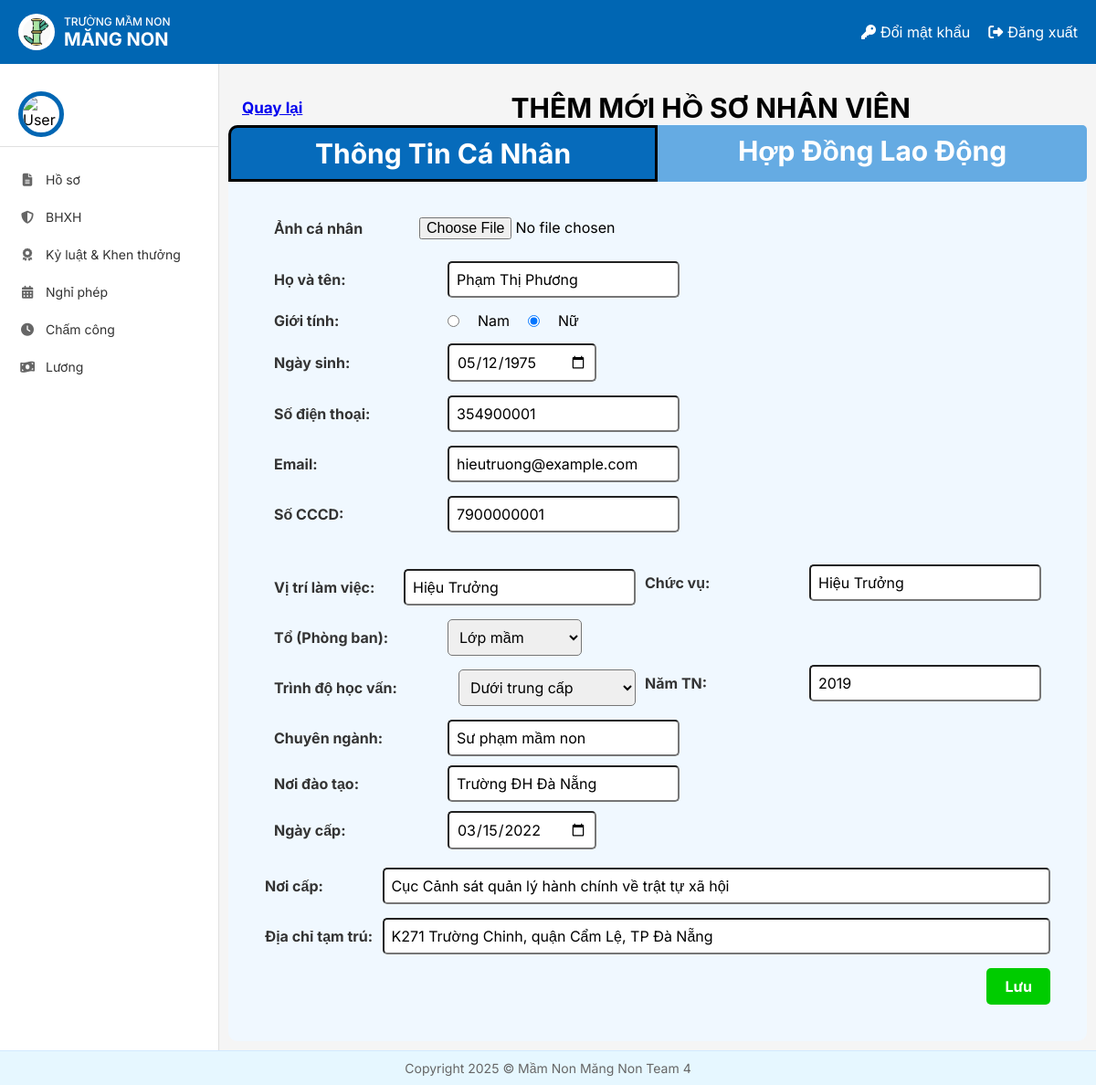
The app's page /home/chinhsuahoso/1, older data.
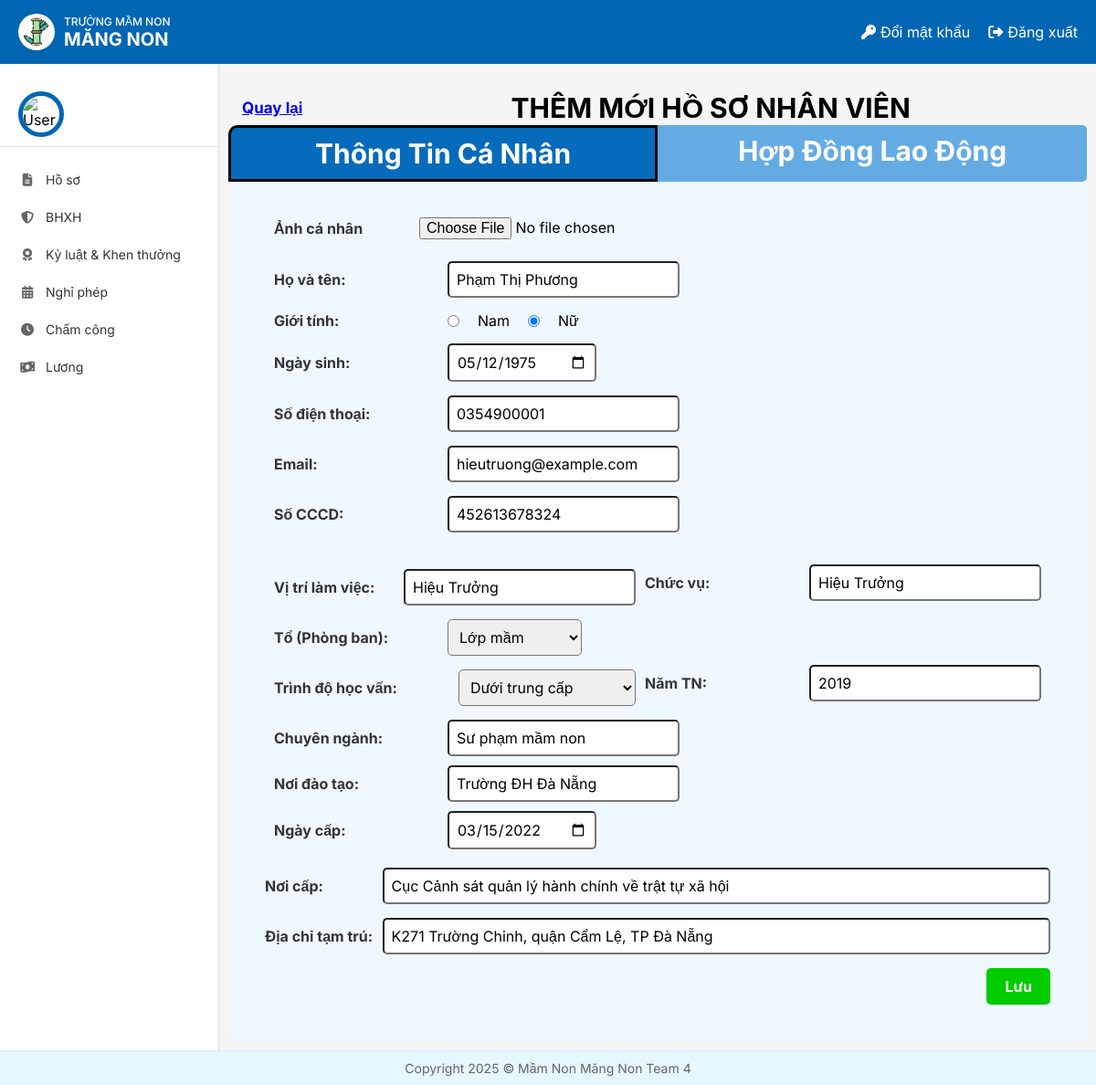
The same page, newer data.
### HOME/models.py (models this page shows, shortened)
class NhanVien(models.Model):
 user = models.OneToOneField(User, on_delete=models.CASCADE, unique=True, null=False, related_name='nhanvien_home')
 ten_nv = models.CharField(max_length=100)
 anh_ca_nhan = models.ImageField(upload_to='nhanvien/', null=True, blank=True)
 gioi_tinh = models.CharField(max_length=10, choices=[('2', 'Nam'), ('1', 'Nữ')],default='1')
 ngay_sinh = models.DateField(null=True)
 vi_tri_cong_viec = models.CharField(max_length=100, blank=True, null=True)
 to_phong_ban = models.CharField(max_length=50, choices=TO_PHONG_BAN_CHOICES)
 trinh_do_hoc_van = models.CharField(max_length=50, choices=TRINH_DO_HOC_VAN_CHOICES)
 chuyen_nganh = models.CharField(max_length=100, null=True)
 noi_dao_tao = models.CharField(max_length=100)
 nam_tn = models.IntegerField(null=True)
 ngay_cap = models.DateField(null=True)
 noi_cap = models.CharField(max_length=100)
 dia_chi_tam_tru = models.TextField(null=True)
 chuc_vu = models.CharField(max_length=150, null=True)
 so_dien_thoai = models.CharField(
     max_length=10,
     unique=True)
 email = models.EmailField(unique=True, max_length=50, null=True)
 so_cccd = models.CharField(
     max_length=12,
     unique=True
 )
 phu_caps = models.ManyToManyField(PhuCap, through='PhuCapNhanVien',blank=True)
 class Meta:
     db_table = 'HOME_nhanvien'

### HoSo/views.py (the view)
# urls.py: path('home/chinhsuahoso/<int:nhan_vien_id>', Add_Edit_ho_so, name='ChinhSuaHoSo'),
def Add_Edit_ho_so(request, nhan_vien_id = None):
    print(f"nhan_vien_id: {nhan_vien_id}")
    if nhan_vien_id is not None:
        hoso = get_object_or_404(NhanVien, pk=nhan_vien_id)
    else:
        hoso = None
    if request.method == "POST":
        form = NhanVienForm(request.POST, request.FILES, instance=hoso)
        if form.is_valid():
            nhan_vien = form.save(commit=False)
            if hoso is None:
                user = User.objects.create_user(
                    username=nhan_vien.email.split('@')[0],  # Tạo username từ email (bạn có thể tùy chỉnh)
                    email=nhan_vien.email,
                    password="defaultpassword"  # Có thể sử dụng password mặc định hoặc yêu cầu người dùng nhập
                )
                nhan_vien.user = user
                nhan_vien.save()
            else:
                nhan_vien.save()
            return redirect('themmoi_hdld', nhan_vien_id=nhan_vien.id)
        else:
            print(form.errors)
    else:
        form = NhanVienForm(instance=hoso)
    return render(request, 'HoSo/ThemMoiHoSo.html', {'form': form})

### HoSo/forms.py (shortened to what this page needs)
class NhanVienForm(forms.ModelForm):
    class Meta:
        model = NhanVien
        exclude = ['user']

### templates/HoSo/ThemMoiHoSo.html (shortened to what the changed rows need)
{% extends "home.html" %}
{% block page_background %}
<main class="content" style="    padding: 10px; width: 80%">
    <div class="ndung" style="width: 100%">
        <form method="POST" enctype="multipart/form-data">
            <div class="header-container" style="display: flex; justify-content: flex-start; align-items: center; width: 100%; margin-top: 20px;">
                <h1 class="header-title" style="color: #000000; font-size: 30px; font-weight: bold; text-align: center; margin: 0; flex-grow: 1; text-align: center;">THÊM MỚI HỒ SƠ NHÂN VIÊN</h1>
            </div>
             <div class="container mt-4" style="background-color: #f0f8ff; padding: 40px; border-radius: 10px;">
                <div class="row">
                    <div class="col-md-6 left-column" style="padding: 10px;">
                        <div class="form-group" style="display: flex; align-items: center; margin-bottom: 15px;">
                            <label for="ten_nv" style="width: 180px; font-weight: bold; font-size: 16px; color: #333; margin-right: 10px; text-align: left;">Họ và tên:</label>
                            <input type="text" class="form-control" id="ten_nv" value="{{ form.ten_nv.value }}"  name="ten_nv" style="font-size: 16px; padding: 8px; border-radius: 5px;">
                        </div>
                        <div class="form-group" style="display: flex; align-items: center; margin-bottom: 15px;">
                            <label for="ngay_sinh" style="width: 180px; font-weight: bold; font-size: 16px; color: #333; margin-right: 10px; text-align: left;">Ngày sinh:</label>
                            <input type="date" class="form-control" value="{{ form.ngay_sinh.value|date:'Y-m-d' }}" id="ngay_sinh" name="ngay_sinh" style="font-size: 16px; padding: 8px; border-radius: 5px;">
                        </div>
                        <div class="form-group" style="display: flex; align-items: center; margin-bottom: 15px;">
                            <label for="so_dien_thoai" style="width: 180px; font-weight: bold; font-size: 16px; color: #333; margin-right: 10px; text-align: left;">Số điện thoại:</label>
                            <input type="text" class="form-control" id="so_dien_thoai" value="{{ form.so_dien_thoai.value }}" name="so_dien_thoai" style="font-size: 16px; padding: 8px; border-radius: 5px;">
                        </div>
                        <div class="form-group" style="display: flex; align-items: center; margin-bottom: 15px;">
                            <label for="email" style="width: 180px; font-weight: bold; font-size: 16px; color: #333; margin-right: 10px; text-align: left;">Email:</label>
                            <input type="email" class="form-control" id="email" value="{{ form.email.value }}" name="email" style="font-size: 16px; padding: 8px; border-radius: 5px;">
                        </div>
                        <div class="form-group" style="display: flex; align-items: center; margin-bottom: 15px;">
                            <label for="so_cccd" style="width: 180px; font-weight: bold; font-size: 16px; color: #333; margin-right: 10px; text-align: left;">Số CCCD:</label>
                            <input type="so_cccd" class="form-control" id="so_cccd" value="{{ form.so_cccd.value }}" name="so_cccd" style="font-size: 16px; padding: 8px; border-radius: 5px;">
                        </div>
                    </div>
                    <div class="col-md-6 right-column" style="padding: 10px;">
                        <div class="form-group" style="display: flex; align-items: center; margin-bottom: 10px;">
                            <label for="vi_tri_cong_viec" style="width: 450px; font-weight: bold; font-size: 16px; color: #333; margin-right: 10px; text-align: left;">Vị trí làm việc:</label>
                            <input type="text" class="form-control" value="{{ form.vi_tri_cong_viec.value }}" id="vi_tri_cong_viec" name="vi_tri_cong_viec" style="font-size: 16px; padding: 8px; border-radius: 5px;">
                            <div class="form-group" style="display: flex; align-items: center; margin-bottom: 10px;">
                                <label for="chuc_vu" style="width: 180px; font-weight: bold; font-size: 16px; color: #333; margin-left: 10px; text-align: left;">Chức vụ:</label>
                                <input type="text" class="form-control" id="chuc_vu" value="{{ form.chuc_vu.value }}" name="chuc_vu" style="font-size: 16px; padding: 8px; border-radius: 5px;">
                            </div>
                        </div>
                        <div class="form-group" style="display: flex; align-items: center; margin-bottom: 10px;">
                            <label for="to_phong_ban" style="width: 180px; font-weight: bold; font-size: 16px; color: #333; margin-right: 10px; text-align: left;">Tổ (Phòng ban):</label>
                            <select class="form-control" id="to_phong_ban" name="to_phong_ban" value="{{ form.to_phong_ban.value }}" style="font-size: 16px; padding: 8px; border-radius: 5px;">
                                <option value="Lớp mầm">Lớp mầm</option>
                            </select>
                        </div>
                        <div class="form-group" style="display: flex; align-items: center; margin-bottom: 10px;">
                            <label for="trinh_do_hoc_van" style="width: 450px; font-weight: bold; font-size: 16px; color: #333; margin-right: 10px; text-align: left;">Trình độ học vấn:</label>
                            <select class="form-control" id="trinh_do_hoc_van" value="{{ form.trinh_do_hoc_van.value }}" name="trinh_do_hoc_van" style="font-size: 16px; padding: 8px; border-radius: 5px; width: 431px">
                                <option value="Dưới trung cấp">Dưới trung cấp</option>
                            </select>
                            <div class="form-group" style="display: flex; align-items: center; margin-bottom: 10px;">
                                <label for="nam_tn" style="width: 180px; font-weight: bold; font-size: 16px; color: #333; margin-left: 10px; text-align: left;">Năm TN:</label>
                                <input type="text" class="form-control" id="nam_tn" value="{{ form.nam_tn.value }}" name="nam_tn" style="font-size: 16px; padding: 8px; border-radius: 5px;">
                            </div>
                        </div>
                        <div class="form-group" style="display: flex; align-items: center; margin-bottom: 10px;">
                            <label for="chuyen_nganh" style="width: 180px; font-weight: bold; font-size: 16px; color: #333; margin-right: 10px; text-align: left;">Chuyên ngành:</label>
                            <input type="text" class="form-control" id="chuyen_nganh" value="{{ form.chuyen_nganh.value }}" name="chuyen_nganh" style="font-size: 16px; padding: 8px; border-radius: 5px;">
                        </div>
                        <div class="form-group" style="display: flex; align-items: center; margin-bottom: 10px;">
                            <label for="noi_dao_tao" style="width: 180px; font-weight: bold; font-size: 16px; color: #333; margin-right: 10px; text-align: left;">Nơi đào tạo:</label>
                            <input type="text" class="form-control" id="noi_dao_tao" value="{{ form.noi_dao_tao.value }}" name="noi_dao_tao" style="font-size: 16px; padding: 8px; border-radius: 5px;">
                        </div>
                        <div class="form-group" style="display: flex; align-items: center; margin-bottom: 10px;">
                            <label for="ngay_cap" style="width: 180px; font-weight: bold; font-size: 16px; color: #333; margin-right: 10px; text-align: left;">Ngày cấp:</label>
                            <input type="date" class="form-control" id="ngay_cap" value="{{ form.ngay_cap.value|date:'Y-m-d' }}" name="ngay_cap" style="font-size: 16px; padding: 8px; border-radius: 5px;">
                        </div>
                    </div>
                </div>
                <div class="form-group" style="display: flex; align-items: center; margin-bottom: 15px;">
                    <label for="noi_cap" style="width: 140px; font-weight: bold; font-size: 16px; color: #333; margin-right: 10px; text-align: left;">Nơi cấp:</label>
                    <input type="text" class="form-control" id="noi_cap" value="{{ form.noi_cap.value }}" name="noi_cap" style="font-size: 16px; padding: 8px; border-radius: 5px; width: 100%;">
                </div>
                <div class="form-group" style="display: flex; align-items: center; margin-bottom: 15px;">
                    <label for="dia_chi_tam_tru" style="width: 140px; font-weight: bold; font-size: 16px; color: #333; margin-right: 10px; text-align: left;">Địa chỉ tạm trú:</label>
                    <input type="text" class="form-control" id="dia_chi_tam_tru" value="{{ form.dia_chi_tam_tru.value }}" name="dia_chi_tam_tru" style="font-size: 16px; padding: 8px; border-radius: 5px; width: 100%;">
                </div>
            </div>
        </form>
    </div>
</main>
{% endblock %}

Row changes from the older to the newer data that the page shows:
changed NhanVien "Phạm Thị Phương": so_dien_thoai "354900001" → "0354900001"; so_cccd "7900000001" → "452613678324"
